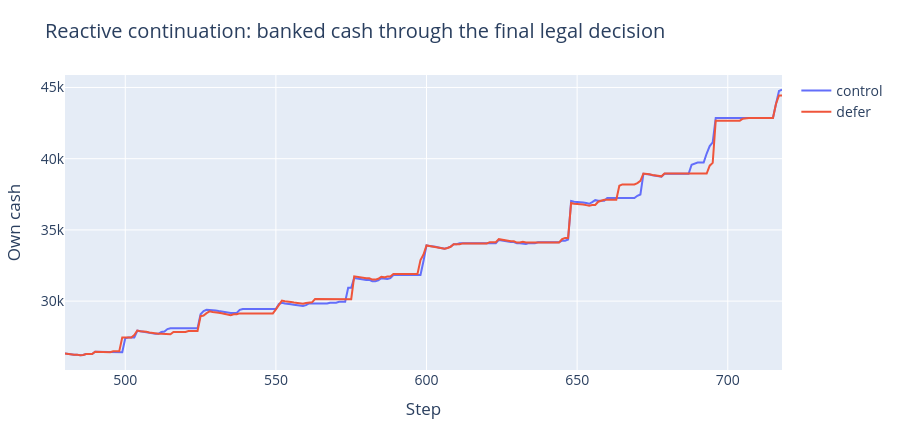

Notebook code for this chart:
### Code cell
figures.append(endpoint_plots[1])
endpoint_plots[1].show()

### Figure 1 — Plotly figure (JSON) as saved in the notebook; plotly's stock layout.template omitted (floating-point values rounded to 4 significant figures; data arrays with more than 128 entries replaced by an {"elided": "..."} marker saying what was removed)
{"data": [{"customdata": {"elided": "239x2 int values"}, "hovertemplate": "mode=control<br>step=%{x}<br>own_cash=%{y}<br>day=%{customdata[0]}<br>water_commands=%{customdata[1]}<extra></extra>", "legendgroup": "control", "line": {"color": "#636efa", "dash": "solid"}, "marker": {"symbol": "circle"}, "mode": "lines", "name": "control", "orientation": "v", "showlegend": true, "type": "scatter", "x": {"elided": "239 int values"}, "xaxis": "x", "y": {"elided": "239 float values"}, "yaxis": "y"}, {"customdata": {"elided": "239x2 int values"}, "hovertemplate": "mode=defer<br>step=%{x}<br>own_cash=%{y}<br>day=%{customdata[0]}<br>water_commands=%{customdata[1]}<extra></extra>", "legendgroup": "defer", "line": {"color": "#EF553B", "dash": "solid"}, "marker": {"symbol": "circle"}, "mode": "lines", "name": "defer", "orientation": "v", "showlegend": true, "type": "scatter", "x": {"elided": "239 int values"}, "xaxis": "x", "y": {"elided": "239 float values"}, "yaxis": "y"}], "layout": {"font": {"size": 14}, "height": 440, "hovermode": "closest", "legend": {"title": {"text": ""}, "tracegroupgap": 0}, "margin": {"b": 70, "l": 65, "r": 40, "t": 75}, "title": {"text": "Reactive continuation: banked cash through the final legal decision"}, "xaxis": {"anchor": "y", "domain": [0, 1], "title": {"text": "Step"}}, "yaxis": {"anchor": "x", "domain": [0, 1], "title": {"text": "Own cash"}}}}
